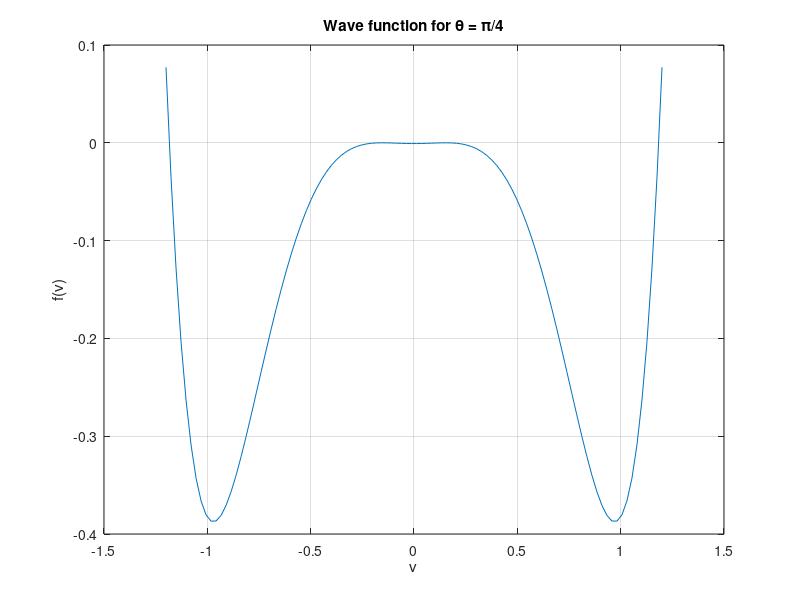

Write the MATLAB code that produced this figure. (Note: this script raises an error after producing the figure.)
% Part f)

clear all; close all;clc

y=5/3;                          %adiabatic index
rho=1.67e-21;                   %plasma mass density [kg/m^3]
p=1.38e-11;                     %plasma thermal pressure [Pa]
B=10^(-9);                      %local magnetic field [T]
u0=1.256637062e-6;              %vacuum permeability [H/m]
Cs=sqrt(y*p/rho)/100000;        %adiabatic sound speed [m*10^-5/s]
Ca=sqrt(B^2/u0/rho)/100000;     %Alfvèn speed [m*10^-5/s]
theta=pi/4;                     %wave propagation angle [rad]
% wave function
f=@(v) (v^2-Ca^2*cos(theta)^2)*(Ca^2*Cs^2*cos(theta)^2-v^2*(Ca^2+Cs^2)+v^4);
% wave function derivative
fprime=@(v) 2*Ca^4*v*cos(theta)^2+4*Cs^2*Ca^2*v*cos(theta)^2-4*...
    Ca^2*v^3*cos(theta)^2-4*Ca^2*v^3-4*Cs^3*v^3+6*v^5;
%plotting the function to obtain initial guesses
v=linspace(-1.2,1.2,100);
for i=1:length(v)
    fg(i)=f(v(i));
end    
plot(v,fg)
grid on
xlabel('\nu')
ylabel('f(\nu)')
title('Wave function for \theta = \pi/4')
%initial guess
x0=Ca;
%max number of iterations
maxit=600;
%tolerance to achieve
tol=1e-9;
%repeated newton exact method for different initial points
[root1]=newton_exact(f,fprime,x0,maxit,tol);
x0=-Ca;
[root2]=newton_exact(f,fprime,x0,maxit,tol);
x0=13;
[root3]=newton_exact(f,fprime,x0,maxit,tol);
x0=-13;
[root4]=newton_exact(f,fprime,x0,maxit,tol);
x0=root1+0.0001;
[root5]=newton_exact(f,fprime,x0,maxit,tol);
x0=root2-0.0001;
[root6]=newton_exact(f,fprime,x0,maxit,tol);
sol=[root1;root2;root3;root4;root5;root6]*100000;
%outputs
for i=1:length(sol)
    fprintf('Root %i = %1.6f m/s\n',i,sol(i))
end
